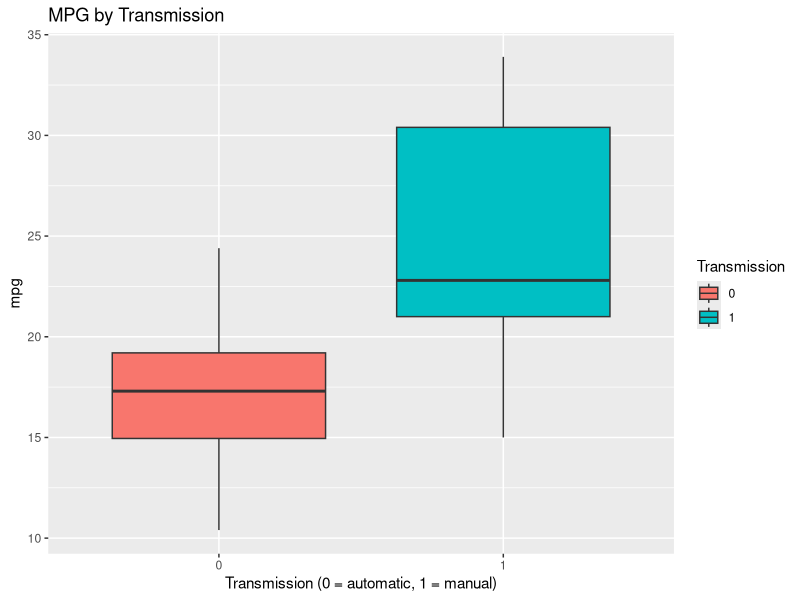
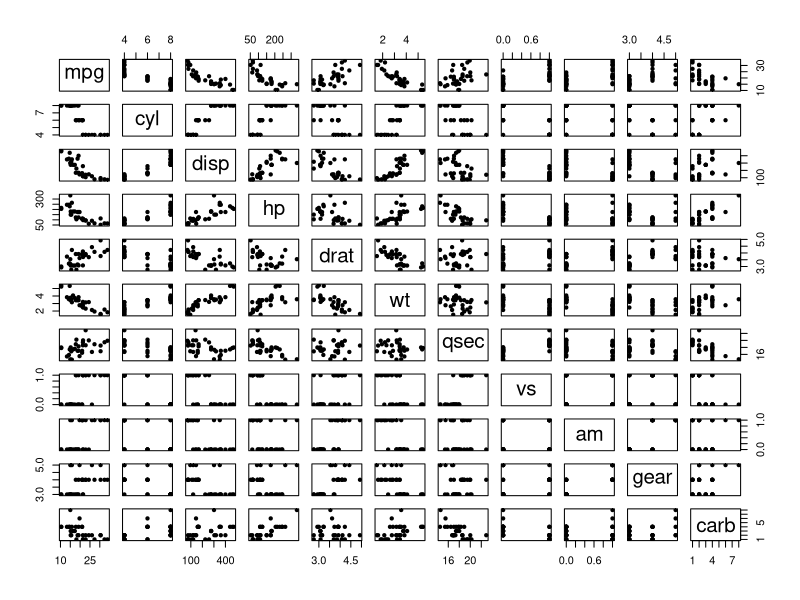
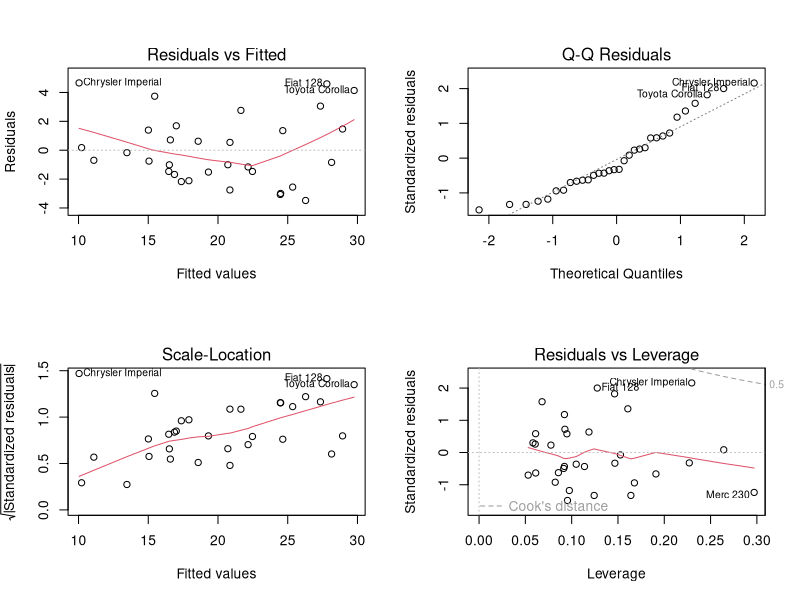

Here is the R script that generated these plots, in order:

library("caret")
library("ggplot2")

#eda
ggplot(mtcars, aes(x=factor(am), y=mpg, fill=factor(am))) +
  geom_boxplot() +
  guides(fill=guide_legend(title="Transmission")) +
  labs(x="Transmission (0 = automatic, 1 = manual)",
       title="MPG by Transmission")

pairs(mtcars,pch=20)

# fit candidate models
set.seed(123)
fit <- train(mpg~.,data = mtcars, method = "lmStepAIC")

# choose final model
lm_fit <- lm(mpg~wt+qsec+am,data=mtcars)

# check model output
summary(lm(mpg~cyl+hp+wt,data=mtcars))

par(mfrow=c(2,2))
plot(lm_fit)
